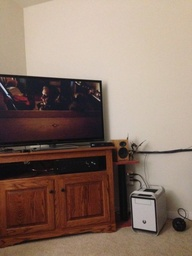
#> input picture hw3/data/2.jpg, 192 x 256 px, shrunk from 480 x 640 before the run
$ python image_stiching.py
#> lines starting #> are read from the running program, lines starting #| are printed output that depends on the picture; after the words box and inside, x2 and y2 are one past the last pixel; in counts of white or black regions, pixels touching at a corner belong together
import cv2
import numpy as np
import matplotlib.pyplot as plt
import random
from scipy.ndimage import geometric_transform

DATA_DIR = 'data/'
IMAGES = [["2.jpg", "1.jpg"], ["hill2.JPG", "hill1.JPG"], ["S2.jpg", "S1.jpg"], ["my1.jpg", "my2.jpg"]]
GOOD_MATCH_K = 2
GOOD_DISTANCE_RATIO = 0.3
RANSAC_THRESHOLD = 0.6

def find_img_keypoint(img):
    sift = cv2.xfeatures2d.SIFT_create()
    kp, des = sift.detectAndCompute(img, None)

    return kp, des

def find_good_matches(des_0, des_1):
    bf = cv2.BFMatcher()
    matches = bf.knnMatch(des_0, des_1, k=GOOD_MATCH_K)
    good_matches_for_img_show = []
    good_matches = []
    for m, n in matches:
        if m.distance < GOOD_DISTANCE_RATIO * n.distance:
            good_matches_for_img_show.append([m])
            good_matches.append(m)
    return good_matches, good_matches_for_img_show

def transform_to_correspond_points(kp_0, kp_1, good_matches):
    correspond_match_points = []
    for m in good_matches:
        point_0 = kp_0[m.queryIdx].pt
        point_1 = kp_1[m.trainIdx].pt
        correspond_match_points.append([point_0, point_1])
    return correspond_match_points

def geometricDistance(p0, p1, h):

    extend_p0 = np.array([p0[0], p0[1], 1])
    estimate_p1 = np.dot(h, extend_p0)
    estimate_p1 = estimate_p1 / estimate_p1[-1]

    extend_p1 = np.array([p1[0], p1[1], 1])
    error = extend_p1 - estimate_p1
    return np.linalg.norm(error)

def append_p(P, obj, img):
    P.append([obj[0], obj[1], 1, 0, 0, 0, -img[0]*obj[0], -img[0]*obj[1], -img[0]])
    P.append([0, 0, 0, obj[0], obj[1], 1, -img[1]*obj[0], -img[1]*obj[1], -img[1]])

def calculate_homography(points_0, points_1):
    P = []
    for j in range(points_0.shape[0]):
        append_p(P, points_0[j], points_1[j])
    P = np.array(P)
    u, s, vh = np.linalg.svd(P)
    H = vh[-1]
    H = H / H[-1]
    H = np.array([[H[0], H[1], H[2]],
                  [H[3], H[4], H[5]],
                  [H[6], H[7], H[8]]])
    return H

def RANSAC_homography(match_points_0, match_points_1):
    max_inliers = []
    max_inlier_h = None
    for i in range(100):
        idx = random.sample(range(0, len(match_points_0)), 5)
        h = calculate_homography(match_points_0[idx], match_points_1[idx])

        inliers = []
        for p0, p1 in zip(match_points_0, match_points_1):
            d = geometricDistance(p0, p1, h)
            if d < 5:
                inliers.append([p0, p1])
        if len(inliers) > len(max_inliers):
            max_inliers = inliers
            max_inlier_h = h

    return max_inlier_h, np.array(max_inliers)

def warp(img_0, img_1, H):
    # result = cv2.warpPerspective(img_0, H, (img_0.shape[1] + img_1.shape[1], img_0.shape[0]))
    result = warpPerspective(img_0, H, (img_0.shape[1] + img_1.shape[1], img_0.shape[0]))

    # blend
    # result[0:img_1.shape[0], 0:img_1.shape[1]] = img_1
    # alpha = ((img_1[:,:,0] * img_1[:,:,1] * img_1[:,:,2]) > 0)
    alpha = 0.5
    alpharange = int(img_1.shape[1]*0.1)
    result[0:img_1.shape[0], 0:img_1.shape[1]-alpharange] = img_1[:,0:img_1.shape[1]-alpharange]
    for rgb in range(3):
        for row in range(img_1.shape[0]):
            for col in range(img_1.shape[1]-alpharange,img_1.shape[1]):
                alpha = 0 if col == img_1.shape[1]-1 else 1 * (img_1.shape[1] - col) / alpharange
                if result[row, col, rgb] == 0:
                    result[row, col, rgb] = img_1[row,col,rgb]
                else:
                    result[row, col, rgb] = img_1[row,col,rgb]*alpha + result[row,col, rgb]*(1-alpha)
                    # result[row, col, rgb] = img_1[row,col,rgb]*alpha + result[row,col, rgb]*(1-alpha)
    return result

def get_img(img_name):
#> called with img_name = '2.jpg'
    return cv2.imread(DATA_DIR + img_name)
#> returned value is the input picture: shape (256, 192, 3); mean B, G, R 105.3, 117.7, 139.1

def cv2_img_show(img):
    cv2.imshow("img", np.array(img, dtype = np.uint8))
    cv2.waitKey(0)
    cv2.destroyAllWindows()

def warpPerspective(img, H, dsize):

    """ Bilinear interpolation """
    def GetBilinearPixel(imArr, posX, posY):
        out = []
        '''
        let R1 = (x,y1), R2 = (x,y2)
        x direction:
            f(R1) = [(x2-x)/(x2-x1)]f(Q11) + [(x-x1)/(x2-x1)f(Q21)]
            f(R2) = [(x2-x)/(x2-x1)]f(Q12) + [(x-x1)/(x2-x1)f(Q22)]
        y direction:
            f(P) = [(y2-y)/(y2-y1)]f(R1) + [(y-y1)/(y2-y1)]f(R2)

        Q11 = [x1,y1] # left-bottom, (x1,y1)
        Q12 = [x1,y2] # left-upper, (x1,y2)
        Q22 = [x2,y1] # right-upper, (x2,y1)
        Q21 = [x2,y2] # right-bottom, (x2,y2)
        '''
        x1 = int(posX)
        x2 = int(min(x1+1,imArr.shape[0]-1))
        y1 = int(posY)
        y2 = int(min(y1+1,imArr.shape[1]-1))
        # print('posX: ', posX)
        # print('posY: ', posY)
        if x1 == imArr.shape[0]-1 or y1 == imArr.shape[1]-1:
            # print('wowowwiowjfio!!!!')
            return imArr[x1, y1, :]

        for channel in range(imArr.shape[2]):
            # x direction
            f_R1 = ((x2-posX)/(x2-x1))*imArr[x1,y1,channel] + ((posX-x1)/(x2-x1))*imArr[x2,y1,channel]
            f_R2 = ((x2-posX)/(x2-x1))*imArr[x1,y2,channel] + ((posX-x1)/(x2-x1))*imArr[x2,y2,channel]
            # print('f(R1): ', f_R1)
            # print('f(R2): ', f_R2)
            # y direction
            f_P = ((y2-posY)/(y2-y1))*f_R1 + ((posY-y1)/(y2-y1))*f_R2
            # print(f_P)
            out.append(int(f_P))

        return np.array(out)

    result_width, result_height = dsize
    img_width, img_height = img.shape[0], img.shape[1]

    img_swapped = np.swapaxes(img, 0, 1)
    # print(img_swapped.shape)
    # exit(0)
    H_inv = np.linalg.inv(H)
    result = np.zeros((result_width, result_height, 3))
    for x in range(result_width):
        for y in range(result_height):
            origin_p = np.dot(H_inv, [x, y, 1])
            # x_origin, y_origin, _ = (origin_p / origin_p[2] + 0.5).astype(int)
            x_origin, y_origin, _ = origin_p / origin_p[2]
            if x_origin >= 0 and x_origin < img.shape[1]:
                if y_origin >= 0 and y_origin < img.shape[0]:
                    # result[x, y] = img_swapped[x_origin, y_origin]
                    result[x, y] = GetBilinearPixel(img_swapped, x_origin, y_origin)
    return np.swapaxes(result, 0, 1)


if __name__ == "__main__":
    for image_pair in IMAGES:
        img_0 = get_img(image_pair[0])
        img_1 = get_img(image_pair[1])
#> call 2 of get_img, with img_name = '1.jpg'
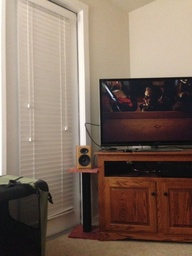
#> input picture hw3/data/1.jpg, 192 x 256 px, shrunk from 480 x 640 before the run
#> in get_img, returned value is the input picture: shape (256, 192, 3); mean B, G, R 95.3, 108.5, 127.7

        kp_0, des_0 = find_img_keypoint(img_0)
#> in find_img_keypoint, `kp, des = sift.detectAndCompute(img, None)`: kp = 132 keypoints; strongest (x, y, size): (100, 82, 2.3), (43, 92, 2.4), (143, 212, 16.3), (81, 101, 34.8)
#> kp_0 has the same summary as kp in find_img_keypoint
        kp_1, des_1 = find_img_keypoint(img_1)
#> in find_img_keypoint (call 2), `kp, des = sift.detectAndCompute(img, None)`: kp = 121 keypoints; strongest (x, y, size): (146, 93, 2.4), (83, 142, 5.4), (83, 150, 3.9), (134, 147, 2.3)
#> kp_1 has the same summary as kp in find_img_keypoint

        good_matches, good_matches_for_img_show = find_good_matches(des_0, des_1)
#> in find_good_matches, `matches = bf.knnMatch(des_0, des_1, k=GOOD_MATCH_K)`: matches = 132 matches
#> the loop in find_good_matches, `for m, n in matches:` made 132 passes
#> after the loop in find_good_matches, `for m, n in matches:`: good_matches = 14 matches
#> good_matches = 14 matches; good_matches_for_img_show = 14 matches
        img = cv2.drawMatchesKnn(img_0, kp_0, img_1, kp_1, good_matches_for_img_show, None, flags=2)
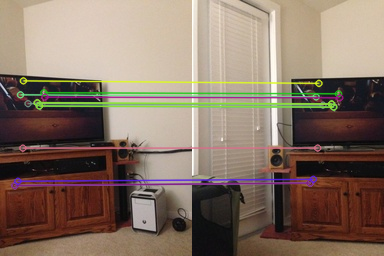
#> img: shape (256, 384, 3); mean B, G, R 100.8, 114.9, 133.9
        # cv2_img_show(img)

        match_points_0 = np.float32([kp_0[m.queryIdx].pt for m in good_matches]).reshape(-1, 2)
#> match_points_0 = 14 rows, first 8: [14.44, 185], [14.44, 185], [14.44, 185], [17.35, 180.8], [20, 94.32], [22.38, 147.6], [22.89, 80.36], [27.56, 103.1]
        match_points_1 = np.float32([kp_1[m.trainIdx].pt for m in good_matches]).reshape(-1, 2)
#> match_points_1 = 14 rows, first 8: [117.7, 182.5], [117.7, 182.5], [117.7, 182.5], [120.8, 178.8], [123.6, 96.46], [125.2, 147.6], [126.4, 82.9], [130.5, 104.6]

        h, inliers = RANSAC_homography(match_points_0, match_points_1)
#> the loop in RANSAC_homography, `for i in range(100):` made 100 passes
#> idx on passes 1 to 10: [13, 6, 12, 0, 4], [8, 7, 6, 4, 12], [5, 9, 3, 8, 2], [4, 2, 1, 9, 13], [8, 11, 9, 2, 4], [1, 11, 13, 10, 5], [7, 8, 1, 5, 6], [5, 9, 10, 3, 8], [7, 13, 8, 4, 0], [12, 8, 0, 1, 6]
#> idx on pass 13: [11, 1, 3, 9, 13]
#         img = cv2.drawMatchesKnn(img_0, kp_0, img_1, kp_1, good_matches_for_img_show, np.array(inliers), flags=2)
#         cv2_img_show(img)
        img = warp(img_0, img_1, h)
#> in warpPerspective, `img_swapped = np.swapaxes(img, 0, 1)`:
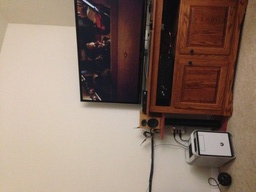
#> img_swapped: shape (192, 256, 3); mean B, G, R 105.3, 117.7, 139.1
#> after the loop in warpPerspective, `for x in range(result_width):`:
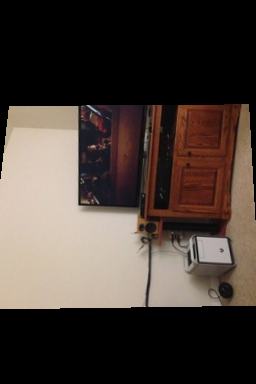
#> result: shape (384, 256, 3) float64; mean B, G, R 55.9, 62.3, 73.2
#> in warpPerspective, `return np.swapaxes(result, 0, 1)`:
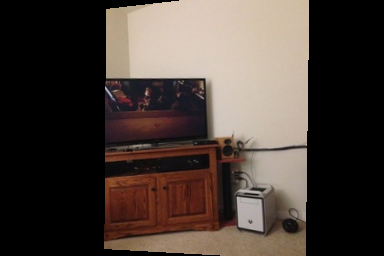
#> returned value: shape (256, 384, 3) float64; mean of channels 0, 1, 2 55.9, 62.3, 73.2; drawn as B, G, R
#> in warp, `result[0:img_1.shape[0], 0:img_1.shape[1]-alpharange] = img_1[:,0:img_..`:
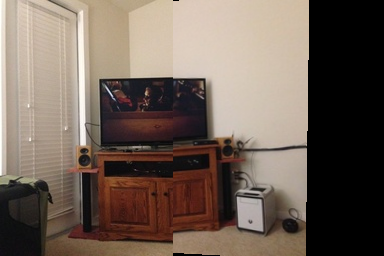
#> result: shape (256, 384, 3) float64; mean B, G, R 87.4, 98.1, 112.8
#> after the loop in warp, `for rgb in range(3):`:
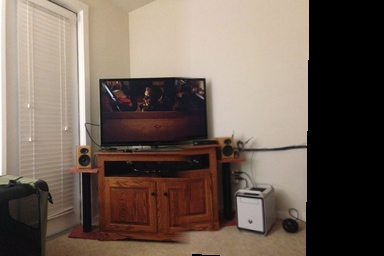
#> result: shape (256, 384, 3) float64; 4.68% of pixels changed, all inside (x1, y1, x2, y2) = (173, 0, 192, 256)
        # img = warp(img_1, img_0, h)
        cv2_img_show(img)
#> pass 2 of the loop `for image_pair in IMAGES:`:
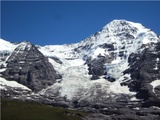
#> input picture hw3/data/hill2.JPG, 160 x 120 px, shrunk from 400 x 300 before the run
#> in get_img, returned value is the input picture: shape (120, 160, 3); mean B, G, R 130.9, 108.5, 92.9
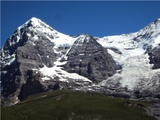
#> input picture hw3/data/hill1.JPG, 160 x 120 px, shrunk from 400 x 300 before the run
#> in get_img, returned value is the input picture: shape (120, 160, 3); mean B, G, R 113.2, 95.5, 82.7
#> img: shape (120, 320, 3)
#> img_swapped: shape (160, 120, 3)
#> after the loop in warp (call 2), `for rgb in range(3):`:
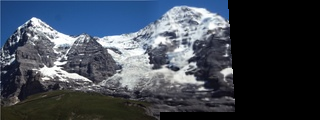
#> result: shape (120, 320, 3) float64; mean B, G, R 83.1, 71.4, 63.5
#> pass 3 of the loop `for image_pair in IMAGES:`:
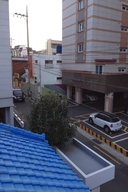
#> input picture hw3/data/S2.jpg, 128 x 192 px, shrunk from 320 x 480 before the run
#> in get_img, returned value is the input picture: shape (192, 128, 3); mean B, G, R 121.2, 102.8, 97.6
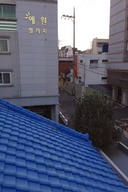
#> input picture hw3/data/S1.jpg, 128 x 192 px, shrunk from 320 x 480 before the run
#> in get_img, returned value is the input picture: shape (192, 128, 3); mean B, G, R 121.4, 96.8, 89.5
#> img: shape (192, 256, 3)
#> img_swapped: shape (128, 192, 3)
#> after the loop in warp (call 3), `for rgb in range(3):`:
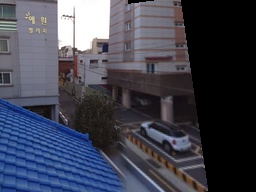
#> result: shape (192, 256, 3) float64; mean B, G, R 81.4, 67.2, 65
#> (the run stopped early here; a loop or call above may not have finished)
